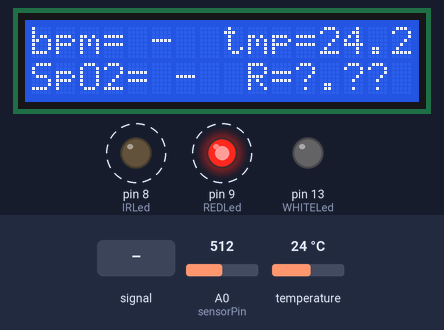
A sketch run on a simulated Arduino Uno, built with avr-gcc and run on an emulated ATmega328P. On the bench: 16×2 character LCD, output pins drawn as LEDs (lit = HIGH). Dashed ring = blinking. The inputs (shaded band) are chosen by the test bench; at power-on: temperature 24 °C, A0 (sensorPin) = 512. What the sketch prints to the serial monitor is not drawn.

Above: at 1.2 s.
1.3 s: A0 (sensorPin) fed a 2 Hz sine of ±306 counts around its level
At 3.6 s:
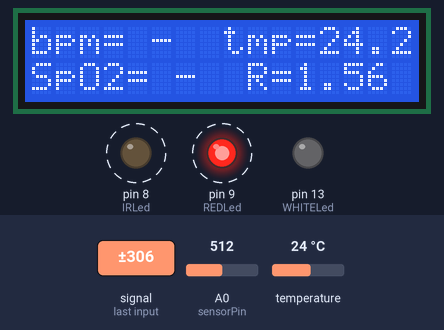
4.2 s: temperature set to 12 °C
At 5.6 s:
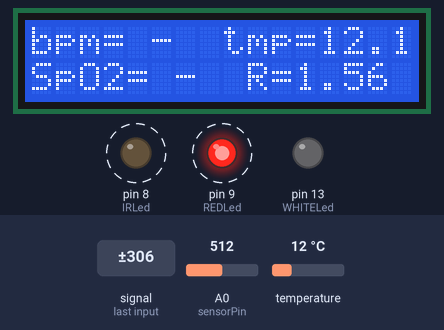
7.2 s: A0 (sensorPin) set to 716
10.2 s: A0 (sensorPin) fed a 50 Hz sine of ±306 counts around its level
At 13.1 s:
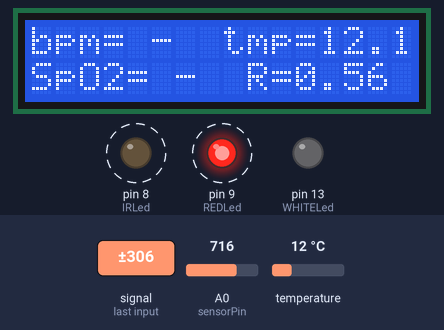
13.2 s: A0 (sensorPin) fed a 2 Hz sine of ±306 counts around its level
At 16.03 s:
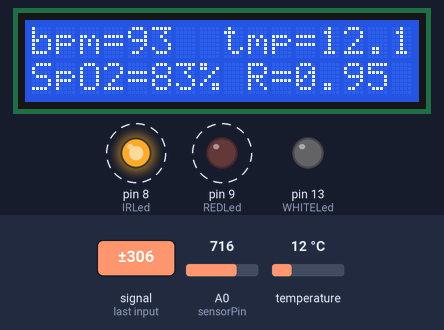
16.2 s: temperature set to 19 °C
At 17.2 s:
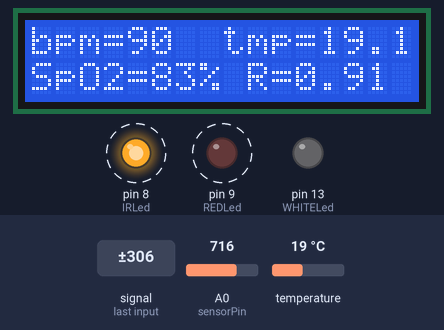
Timing chart, 0 to 19.2 s (numbered marks = the images above; inputs shaded):
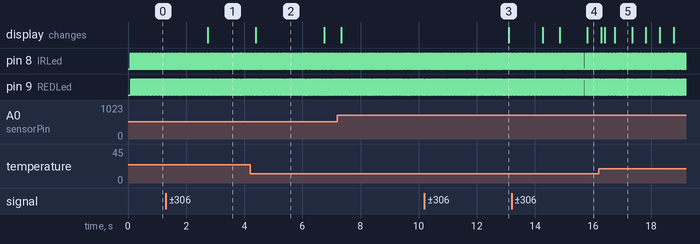

The sketch:

pulsioximetro_y_termometro_en_lcd.ino
```cpp
//DISPLAY 16X2
#include <LiquidCrystal.h>

// a liquid crystal displays data
LiquidCrystal lcd (7, 6, 5, 4, 3, 2);


//BEAT SENSOR
#define maxperiod_siz 80 // max number of samples in a period
#define measures 10      // number of periods stored
#define samp_siz 4       // number of samples for average
#define rise_threshold 3 // number of rising measures to determine a peak

int T = 20;              // slot milliseconds to read a value from the sensor
const int sensorPin = A0;
const int REDLed = 9;
const int IRLed = 8;
const int WHITELed = 13;

byte sym[3][8] =
{
 {
  B00000,
  B01010,
  B11111,
  B11111,
  B01110,
  B00100,
  B00000,
  B00000
},{
  B00000,
  B00000,
  B00000,
  B11000,
  B00100,
  B01000,
  B10000,
  B11100
},{
  B00000,
  B00100,
  B01010,
  B00010,
  B00100,
  B00100,
  B00000,
  B00100
}
};

//TEMP SENSOR
#include <OneWire.h>

int HighByte, LowByte, TReading, SignBit, Tc_100;  //needed values
float Whole = 0.0, Fract = 0.0;

// DS18S20 Temperature chip i/o
OneWire ds(10);  // on pin 10

void setup()
{
  Serial.begin(9600);
  Serial.flush();
  pinMode(sensorPin,INPUT);
  pinMode(REDLed,OUTPUT);
  pinMode(IRLed,OUTPUT);
  pinMode(WHITELed,OUTPUT);

  lcd.begin (16,2);   // set up the LCD's number of columns and rows:

  //Serial.println("SensandoSignosVitales"); // prints in monitor

  //lcd.setCursor(0,0);
  //lcd.print("Inic. Medicion");  //prints in lsc screen

  // turn off leds
  digitalWrite(REDLed,LOW);
  digitalWrite(IRLed,LOW);

  for(int i=0;i<8;i++) lcd.createChar(i, sym[i]);

}

void loop()
{
  bool finger_status = true;

  float readsIR[samp_siz], sumIR,lastIR, reader, start;
  float readsRED[samp_siz], sumRED,lastRED;


  int period, samples;
  period=0; samples=0;
  int samplesCounter = 0;
  float readsIRMM[maxperiod_siz],readsREDMM[maxperiod_siz];
  int ptrMM =0;
  for (int i = 0; i < maxperiod_siz; i++) { readsIRMM[i] = 0;readsREDMM[i]=0;}
  float IRmax=0;
  float IRmin=0;
  float REDmax=0;
  float REDmin=0;
  double R=0;

  float measuresR[measures];
  int measuresPeriods[measures];
  int m = 0;
  for (int i = 0; i < measures; i++) { measuresPeriods[i]=0; measuresR[i]=0; }

  int ptr;

  float beforeIR;

  bool rising;
  int rise_count;
  int n;
  long int last_beat;
  for (int i = 0; i < samp_siz; i++) { readsIR[i] = 0; readsRED[i]=0; }
  sumIR = 0; sumRED=0;
  ptr = 0;

  digitalWrite(WHITELed,LOW);

  while(1)
  {

    //
    // turn on IR LED
    digitalWrite(REDLed,LOW);
    digitalWrite(IRLed,HIGH);

    // calculate an average of the sensor
    // during a 20 ms (T) period (this will eliminate
    // the 50 Hz noise caused by electric light
    n = 0;
    start = millis();
    reader = 0.;

    do
    {
      reader += analogRead (sensorPin);
      n++;
    }
    while (millis() < start + T);

    reader /= n;  // we got an average
    // Add the newest measurement to an array
    // and subtract the oldest measurement from the array
    // to maintain a sum of last measurements
    sumIR -= readsIR[ptr];
    sumIR += reader;
    readsIR[ptr] = reader;
    lastIR = sumIR / samp_siz;


    //
    // TURN ON RED LED and do the same

    digitalWrite(REDLed,HIGH);
    digitalWrite(IRLed,LOW);

    n = 0;
    start = millis();
    reader = 0.;
    do
    {
      reader += analogRead (sensorPin);
      n++;
    }
    while (millis() < start + T);

    reader /= n;  // we got an average
    // Add the newest measurement to an array
    // and subtract the oldest measurement from the array
    // to maintain a sum of last measurements
    sumRED -= readsRED[ptr];
    sumRED += reader;
    readsRED[ptr] = reader;
    lastRED = sumRED / samp_siz;


    //
    // R CALCULATION
    // save all the samples of a period both for IR and for RED
    readsIRMM[ptrMM]=lastIR;
    readsREDMM[ptrMM]=lastRED;
    ptrMM++;
    ptrMM %= maxperiod_siz;
    samplesCounter++;
    //
    // if I've saved all the samples of a period, look to find
    // max and min values and calculate R parameter
    if(samplesCounter>=samples)
    {
      samplesCounter =0;
      IRmax = 0; IRmin=1023; REDmax = 0; REDmin=1023;
      for(int i=0;i<maxperiod_siz;i++)
      {
        if( readsIRMM[i]> IRmax) IRmax = readsIRMM[i];
        if( readsIRMM[i]>0 && readsIRMM[i]< IRmin ) IRmin = readsIRMM[i];
        readsIRMM[i] =0;
        if( readsREDMM[i]> REDmax) REDmax = readsREDMM[i];
        if( readsREDMM[i]>0 && readsREDMM[i]< REDmin ) REDmin = readsREDMM[i];
        readsREDMM[i] =0;
      }
      R =  ( (REDmax-REDmin) / REDmin) / ( (IRmax-IRmin) / IRmin ) ;
    }


    float avR = 0;
    int avBPM=0;

    if (finger_status==true)
    {

      // lastIR holds the average of the values in the array
      // check for a rising curve (= a heart beat)
      if (lastIR > beforeIR)
      {
        rise_count++;  // count the number of samples that are rising
        if (!rising && rise_count > rise_threshold)
        {
          // Ok, we have detected a rising curve, which implies a heartbeat.
          // Record the time since last beat, keep track of the 10 previous
          // peaks to get an average value.
          // The rising flag prevents us from detecting the same rise
          // more than once.
          rising = true;

          measuresR[m] = R;
          measuresPeriods[m] = millis() - last_beat;
          last_beat = millis();
          int period = 0;
          for(int i =0; i<measures; i++) period += measuresPeriods[i];

          // calculate average period and number of samples
          // to store to find min and max values
          period = period / measures;
          samples = period / (2*T);

          int avPeriod = 0;

          int c = 0;
          // c stores the number of good measures (not floating more than 10%),
          // in the last 10 peaks
          for(int i =1; i<measures; i++)
          {
            if ((measuresPeriods[i] <  measuresPeriods[i-1] * 1.1) && (measuresPeriods[i] >  measuresPeriods[i-1] / 1.1))
            {
              c++;
              avPeriod += measuresPeriods[i];
              avR += measuresR[i];
            }
          }

          m++;
          m %= measures;

          //lcd.setCursor(9,0);
          //lcd.print("c= "+String(c)+"  ");


          // bpm and R shown are calculated as the
          // average of at least 5 good peaks
          avBPM = 60000 / ( avPeriod / c) ;
          avR = avR / c ;

          // if there are at last 5 measures
          lcd.setCursor(9,1);
          if(c==0)
          {
            lcd.print("R=?.??");
            lcd.setCursor(0,0);
            lcd.print("bpm= - ");
            lcd.setCursor(0,1);
            lcd.print("SpO2= - ");
          }
          else
          {
            lcd.print("R=" + String(avR) + " ");
          }

          // if there are at least 5 good measures...
          if(c > 2)
          {
            digitalWrite(WHITELed,HIGH);
            // SATURTION IS A FUNCTION OF R (calibration)
            // Y = k*x + m
            // k and m are calculated with another oximeter
            int SpO2 = -19 * R + 102;

            lcd.setCursor(0,0);
            if(avBPM > 40 && avBPM <220)
            {
              lcd.print("         ");
              lcd.setCursor(0,0);
              lcd.print("bpm=" + String(avBPM));
            }
            else
            {
              lcd.setCursor(0,0);
              lcd.print("         ");
              lcd.setCursor(0,0);
              lcd.print("bpm= - ");
            }

            lcd.setCursor(0,1);
            if(SpO2 > 70 && SpO2 <150)
            {
              lcd.print("         ");
              lcd.setCursor(0,1);
              lcd.print("SpO2=" + String(SpO2) + "%"); //else lcd.print("--% ");
            }
            else
            {
              lcd.setCursor(0,1);
              lcd.print("         ");
              lcd.setCursor(0,1);
              lcd.print("SpO2= - ");
            }
            digitalWrite(WHITELed,LOW);
            avR = (String(avR) == " NAN") ? 0.0 : avR;

            //sends the infomation to the python program
            //Serial.print(String(avBPM)+","+String(SpO2)+","+String(avR)+","+String(c)+"\n");
            Serial.print(float(avBPM));
            Serial.print(",");
            Serial.print(float(SpO2));
            Serial.print(",");
            Serial.print(float(avR));
            Serial.print(",");
            Serial.println(float(Whole));
          }
        }
      }
      else
      {
        // Ok, the curve is falling
        rising = false;
        rise_count = 0;
        //lcd.setCursor(3,0);lcd.print(" ");
      }

      // to compare it with the new value and find peaks
      beforeIR = lastIR;

      termometro();//gets the temperature

    } // finger is inside


    // PLOT everything
    //Serial.print(lastIR);
    //Serial.print(",");
    //Serial.print(lastRED);
    //Serial.println();

    // handle the arrays
    ptr++;
    ptr %= samp_siz;
  } // loop while 1
}


void termometro()
{
  lcd.setCursor(8,0);
  lcd.print("tmp=");

  //For conversion of raw data to C

  byte i;
  byte present = 0;
  byte data[12];
  byte addr[8];

  if (!ds.search(addr))
  {
    //Serial.print("No more addresses.\n");
    ds.reset_search();
    return;
  }

  ds.reset();
  ds.select(addr);
  ds.write(0x44,1);

  present = ds.reset();
  ds.select(addr);
  ds.write(0xBE);         // Read Scratchpad

  for ( i = 0; i < 9; i++)
  {           // 9 bytes are needed
    data[i] = ds.read();
  }

  //Conversion of raw data to C
  LowByte = data[0];
  HighByte = data[1];
  TReading = (HighByte << 8) + LowByte;
  SignBit = TReading & 0x8000;  // test most sig bit
  if (SignBit) // negative
  {
    TReading = (TReading ^ 0xffff) + 1; // 2's comp
  }
  Tc_100 = (6 * TReading) + TReading / 4;    // multiply by (100 * 0.0625) or 6.25

  Whole = Tc_100 / 100;  // separate off the whole and fractional portions
  Fract = Tc_100 % 10000;

  Whole += Fract;  //gets a single float value
  Whole /= 100;

  //prints on Serial Monitor
  //Serial.print(Whole);
  //Serial.print("\n");

  //prints on lcd
  lcd.setCursor(12,0);
  lcd.print("    ");
  lcd.setCursor(12,0);
  lcd.print(Whole);
  //End conversion to C
}
```

Measured:
- after the input at 1.3 s, the display: changes after 1.4 s (image 1)
- after the input at 4.2 s, the display: changes after 0.20 s (image 2)
- after the input at 10.2 s, the display: changes after 2.9 s (image 3)
- after the input at 13.2 s, the display: first changes after 1.1 s (image 4 shows a later state)
- by itself, pin 8 (IRLed): alternates HIGH for 0.02 s and LOW for 0.04 s
- by itself, pin 9 (REDLed): alternates HIGH for 0.04 s and LOW for 0.02 s
